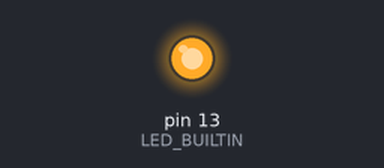
A sketch run on a simulated Arduino Uno, built with avr-gcc and run on an emulated ATmega328P. Shown: output pins drawn as LEDs (lit = HIGH).

Above: at 0.15 s.
At 23.3 s:
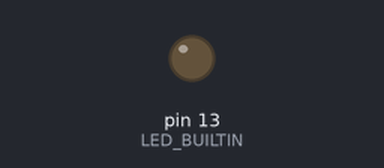
Timing chart, 0 to 25.4 s (numbered marks = the images above):
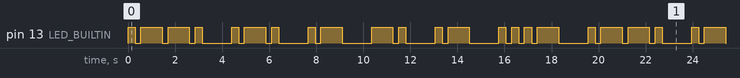

Measured:
- by itself, pin 13 (LED_BUILTIN): moves between LOW and HIGH, repeating every 19.6 s
- by itself, everything shown: repeats every 19.6 s, in 34 steps

The sketch:

pranav.ino
```cpp
void setup() {
  // put your setup code here, to run once:
  pinMode(LED_BUILTIN, OUTPUT);
}


int Total= 300;
int Next= 1000;
void Pranav(int wait)
{
digitalWrite(LED_BUILTIN, HIGH);
delay(wait);
digitalWrite(LED_BUILTIN, LOW);
delay(250);
}

void loop() {
  // put your main code here, to run repeatedly:

  //P
  Pranav(Total);
  Pranav(Total *3 );
  Pranav(Total * 3);
  Pranav(Total);
  delay(Next);

  //R
  Pranav(Total);
  Pranav(Total*3);
  Pranav(Total);
  delay(Next);

  //A
  Pranav(Total);
  Pranav(Total * 3);
  delay(Next);

  //N
  Pranav(Total * 3);
  Pranav(Total);
  delay(Next);

  //A
    Pranav(Total);
  Pranav(Total * 3);
  delay(Next);

  //V
  Pranav(Total);
  Pranav(Total);
  Pranav(Total);
  Pranav(Total * 3);
  delay(Next);


}
```
